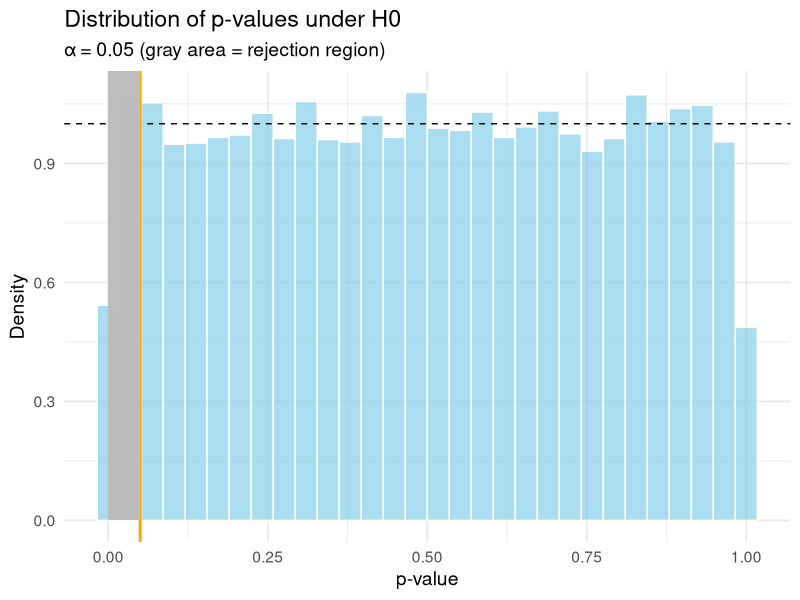
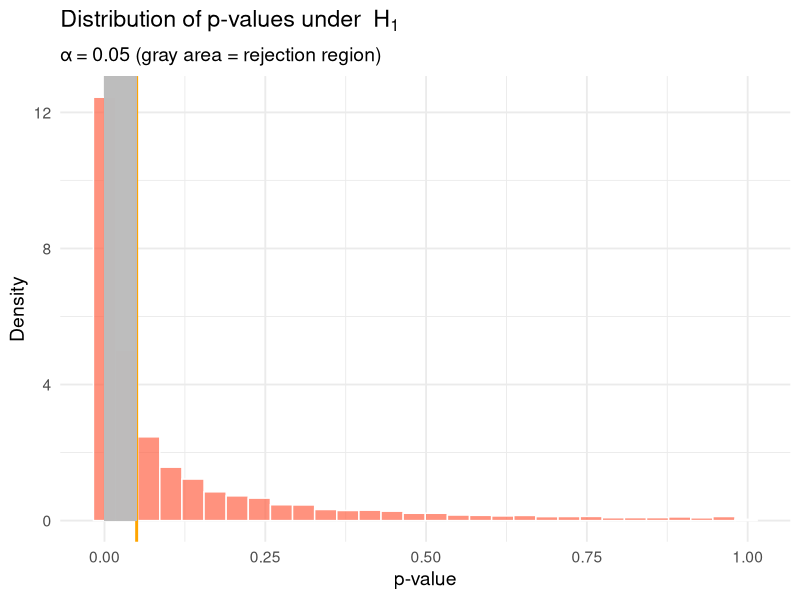
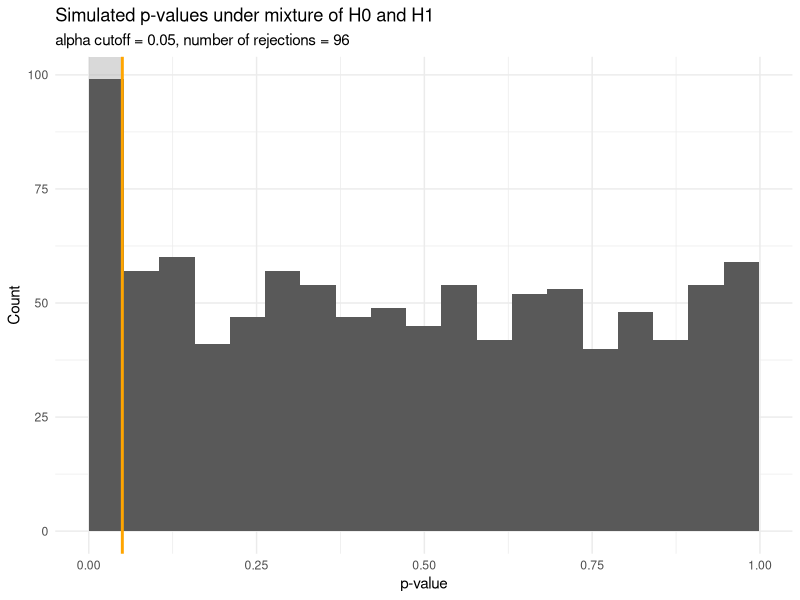
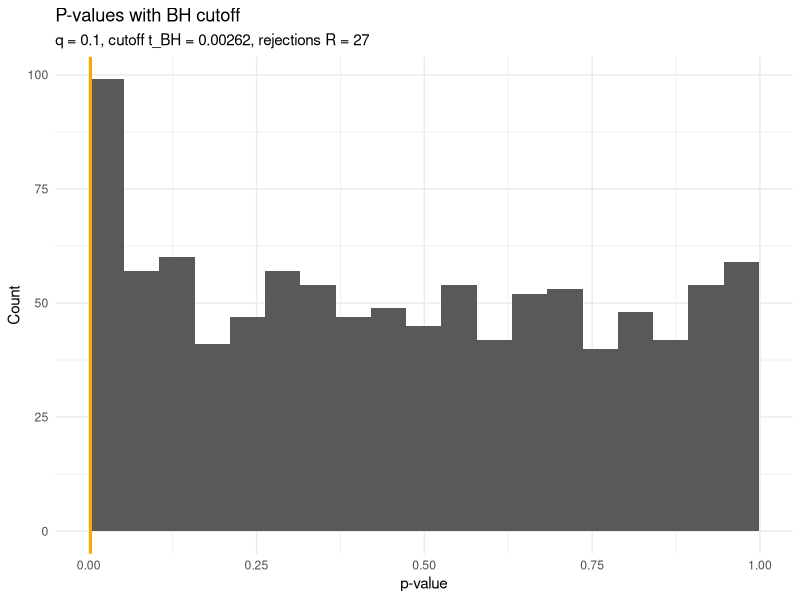
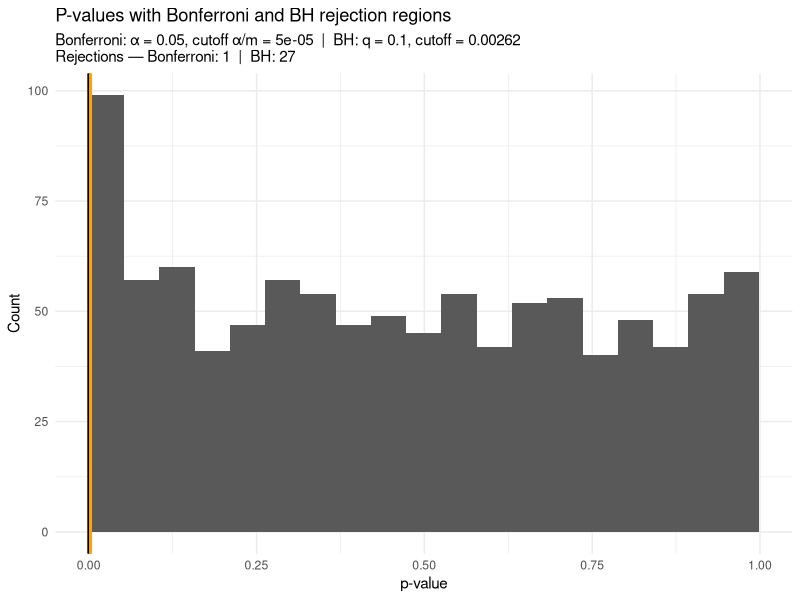

The R script that drew these images, in order:
## ---- chunk 1
#| message: false
#| include: false
# Load libraries
library(tidyverse)
## ---- chunk 2
# Parameters
mu0 <- 98.6
n <- 4
sigma <- 1
alpha0 <- 0.05

#   Step 1: Simulate data under H0  
# Each sample has size n, sampled from Normal(mu0, sigma)
n_sims <- 10000
samples <- replicate(n_sims, rnorm(n, mean = mu0, sd = sigma))

#   Step 2: Compute two-sided p-values for each simulated sample  
sample_means <- colMeans(samples)
z_vals <- abs(sample_means - mu0) / (sigma / sqrt(n))
p_values <- 2 * pnorm(-z_vals)

#   Step 3: Create data frame for plotting  
df <- tibble(p_value = p_values)

#   Step 4: Plot p-value distribution vs Uniform(0,1)  
ggplot(df, aes(x = p_value)) +
  geom_histogram(aes(y = after_stat(density)), bins = 30, fill = "skyblue", color = "white", alpha = 0.7) +
  geom_hline(yintercept = 1, color = "black", linetype = "dashed") +
  geom_vline(xintercept = alpha0, color = "orange", size = 1) +
  geom_rect(aes(xmin = 0, xmax = alpha0, ymin = 0, ymax = Inf),
            fill = "gray", alpha = 0.3, inherit.aes = FALSE) +
  labs(
    title = "Distribution of p-values under H0",
    x = "p-value",
    y = "Density",
    subtitle = paste0("α = ", alpha0, " (gray area = rejection region)")
  ) +
  theme_minimal(base_size = 14)

## ---- chunk 3
# Parameters
mu0 <- 98.6      # Null hypothesis mean
mu1 <- 97.5      # True mean under H1
n <- 4
sigma <- 1
alpha0 <- 0.05
n_sims <- 10000

#   Step 1: Simulate data under H1  
samples <- replicate(n_sims, rnorm(n, mean = mu1, sd = sigma))

#   Step 2: Compute two-sided p-values (standardized under H0)  
sample_means <- colMeans(samples)
z_vals <- abs(sample_means - mu0) / (sigma / sqrt(n))
p_values <- 2 * pnorm(-z_vals)

#   Step 3: Create tibble for plotting  
df <- tibble(p_value = p_values)

#   Step 4: Plot p-value distribution under H1  
ggplot(df, aes(x = p_value)) +
  geom_histogram(aes(y = after_stat(density)), bins = 30,
                 fill = "tomato", color = "white", alpha = 0.7) +
  geom_vline(xintercept = alpha0, color = "orange", size = 1) +
  geom_rect(aes(xmin = 0, xmax = alpha0, ymin = 0, ymax = Inf),
            fill = "gray", alpha = 0.3, inherit.aes = FALSE) +
  labs(
    title = expression("Distribution of p-values under " ~ H[1]),
    subtitle = paste0("α = ", alpha0, " (gray area = rejection region)"),
    x = "p-value",
    y = "Density"
  ) +
  theme_minimal(base_size = 14)

## ---- chunk 4
#   parameters  
m      <- 1000
mu0    <- 98.6
mu1    <- 97.5
p1     <- 0.10
n      <- 4
sigma  <- 1
alpha0 <- 0.05   # set your threshold

set.seed(123)    # for reproducibility (optional)

#   simulate I ~ Bernoulli(p1) and sample X ~ Normal(mu_i, sigma)^n, m times  
# Vectorized + fast
I_vec  <- rbinom(m, size = 1, prob = p1)
mu_vec <- if_else(I_vec == 0, mu0, mu1)

# Draw n observations per replicate with the appropriate mean
X_mat  <- matrix(
  rnorm(m * n, mean = rep(mu_vec, each = n), sd = sigma),
  nrow = m, byrow = TRUE
)

# p-values under H0: mu = mu0
xbar   <- rowMeans(X_mat)
z      <- abs(xbar - mu0) / (sigma / sqrt(n))
pvals  <- 2 * pnorm(-z)

sim_df <- tibble(I = I_vec, p_value = pvals)

# count number of rejections at alpha0
R <- sum(sim_df$p_value <= alpha0)

#   plot: histogram with 20 bins (counts), vertical line at alpha0, shaded [0, alpha0]  
ggplot(sim_df, aes(x = p_value)) +
  # shaded region first so it's behind the bars
  annotate("rect", xmin = 0, xmax = alpha0, ymin = 0, ymax = Inf,
           alpha = 0.5, fill = "grey70") +
  geom_histogram(bins = 20, boundary = 0) +   # default y is count (not normalized)
  geom_vline(xintercept = alpha0, color = "orange", linewidth = 1) +
  labs(x = "p-value", y = "Count",
       title = "Simulated p-values under mixture of H0 and H1",
       subtitle = paste0("alpha cutoff = 0.05, number of rejections = ",R)) +
  theme_minimal()

## ---- chunk 5
# Parameters
m           <- 1000     # number of hypotheses
mu0         <- 98.6
mu1         <- 97.5
p1          <- 0.10     # fraction under H1
n_per_test  <- 4        # per-hypothesis sample size
sigma       <- 1
q           <- 0.10     # BH FDR level

set.seed(123)

# Simulate truth and data
I_vec  <- rbinom(m, size = 1, prob = p1)                # 1 = H1, 0 = H0
mu_vec <- if_else(I_vec == 1, mu1, mu0)

X_mat <- matrix(
  rnorm(m * n_per_test, mean = rep(mu_vec, each = n_per_test), sd = sigma),
  nrow = m, byrow = TRUE
)

# Two-sided z-test p-values vs H0: mu = mu0
xbar <- rowMeans(X_mat)
z    <- abs(xbar - mu0) / (sigma / sqrt(n_per_test))
pval <- 2 * pnorm(-z)

sim_df <- tibble(
  id     = seq_len(m),
  I      = I_vec,
  pvalue = pval
)

# BH (step-up) procedure
bh_tbl <- sim_df %>%
  arrange(pvalue) %>%
  mutate(
    rank   = row_number(),
    thresh = (rank / m) * q,
    keep   = pvalue <= thresh
  )

k_max <- if (any(bh_tbl$keep)) max(which(bh_tbl$keep)) else 0
t_BH  <- if (k_max > 0) bh_tbl$pvalue[k_max] else 0

res_df <- sim_df %>%
  mutate(reject = pvalue <= t_BH)

# Summary
R  <- sum(res_df$reject)
V  <- sum(res_df$reject & res_df$I == 0)
S  <- sum(res_df$reject & res_df$I == 1)
m0 <- sum(res_df$I == 0)
m1 <- sum(res_df$I == 1)

FDP   <- if (R > 0) V / R else 0
Power <- if (m1 > 0) S / m1 else NA_real_

tibble(m, q, m0, m1, R, S, V, FDP, Power, t_BH) %>% print()

# Plot
ggplot(res_df, aes(x = pvalue)) +
  annotate("rect", xmin = 0, xmax = t_BH, ymin = 0, ymax = Inf,
           alpha = 0.4, fill = "grey70") +
  geom_histogram(bins = 20, boundary = 0) +
  geom_vline(xintercept = t_BH, color = "orange", linewidth = 1) +
  labs(
    title = "P-values with BH cutoff",
    subtitle = paste0("q = ", q, ", cutoff t_BH = ", signif(t_BH, 3),
                      ", rejections R = ", R),
    x = "p-value", y = "Count"
  ) +
  theme_minimal()

## ---- chunk 6
library(tidyverse)

# Parameters
m           <- 1000      # number of hypotheses
mu0         <- 98.6
mu1         <- 97.5
p1          <- 0.10      # fraction under H1
n_per_test  <- 4         # per-hypothesis sample size
sigma       <- 1
alpha       <- 0.05      # family-wise error rate target (Bonferroni)
q           <- 0.10      # FDR level for BH (optional comparison)

set.seed(123)

# Simulate truth and data
I_vec  <- rbinom(m, size = 1, prob = p1)                # 1 = H1, 0 = H0
mu_vec <- if_else(I_vec == 1, mu1, mu0)

X_mat <- matrix(
  rnorm(m * n_per_test, mean = rep(mu_vec, each = n_per_test), sd = sigma),
  nrow = m, byrow = TRUE
)

# Two-sided z-test p-values vs H0: mu = mu0
xbar <- rowMeans(X_mat)
z    <- abs(xbar - mu0) / (sigma / sqrt(n_per_test))
pval <- 2 * pnorm(-z)

sim_df <- tibble(
  id     = seq_len(m),
  I      = I_vec,
  pvalue = pval
)

# Bonferroni cutoff and rejections
t_Bonf <- alpha / m
res_bonf <- sim_df %>% mutate(reject_bonf = pvalue <= t_Bonf)

# Optional BH cutoff and rejections (to show contrast)
bh_tbl <- sim_df %>%
  arrange(pvalue) %>%
  mutate(rank = row_number(),
         thresh = (rank / m) * q,
         keep = pvalue <= thresh)

k_max <- if (any(bh_tbl$keep)) max(which(bh_tbl$keep)) else 0
t_BH  <- if (k_max > 0) bh_tbl$pvalue[k_max] else 0
res_bh <- sim_df %>% mutate(reject_bh = pvalue <= t_BH)

# Quick summary
R_bonf <- sum(res_bonf$reject_bonf)
R_bh   <- sum(res_bh$reject_bh)
cat(sprintf("Bonferroni: cutoff = %.4g, rejections = %d\n", t_Bonf, R_bonf))
cat(sprintf("BH (q=%.2f): cutoff = %.4g, rejections = %d\n", q, t_BH, R_bh))

# Plot: p-value histogram with Bonferroni and BH regions
ggplot(sim_df, aes(x = pvalue)) +
  # Light band for BH (if any)
  annotate("rect", xmin = 0, xmax = ifelse(t_BH > 0, t_BH, 0), ymin = 0, ymax = Inf,
           alpha = 0.20, fill = "grey70") +
  # Darker band for Bonferroni (always <= BH when BH rejects anything)
  annotate("rect", xmin = 0, xmax = t_Bonf, ymin = 0, ymax = Inf,
           alpha = 0.45, fill = "grey40") +
  geom_histogram(bins = 20, boundary = 0) +
  geom_vline(xintercept = t_Bonf, color = "black", linewidth = 1) +
  geom_vline(xintercept = t_BH, color = "orange", linewidth = 1) +
  annotate("text", x = t_Bonf, y = Inf, label = "Bonferroni α/m", vjust = -0.5, hjust = 1, size = 3) +
  annotate("text", x = t_BH, y = Inf, label = "BH cutoff", vjust = -0.5, hjust = 0, size = 3, color = "orange") +
  labs(
    title = "P-values with Bonferroni and BH rejection regions",
    subtitle = paste0(
      "Bonferroni: α = ", alpha, ", cutoff α/m = ", signif(t_Bonf, 3),
      "  |  BH: q = ", q, ", cutoff = ", signif(t_BH, 3),
      "\nRejections — Bonferroni: ", R_bonf, "  |  BH: ", R_bh
    ),
    x = "p-value", y = "Count"
  ) +
  theme_minimal()

